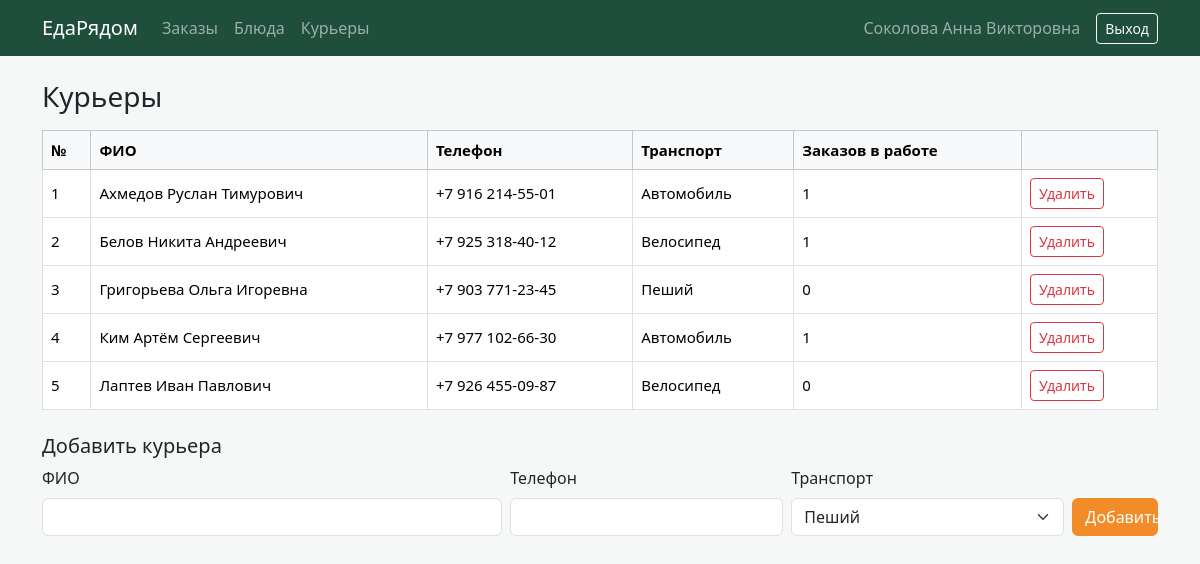
/site/couriers.php (signed in), run on the app's committed database.
### tables this page shows
CREATE TABLE couriers (
    id_courier INT AUTO_INCREMENT PRIMARY KEY,
    fio        VARCHAR(100) NOT NULL,
    phone      VARCHAR(20)  NOT NULL,
    transport  ENUM('Пеший', 'Велосипед', 'Автомобиль') NOT NULL
);

### site/couriers.php (the view, shortened to what this page needs)
<?php
require 'db.php';
$transports = ['Пеший', 'Велосипед', 'Автомобиль'];
$form = ['fio' => '', 'phone' => '', 'transport' => 'Пеший'];
$couriers = $pdo->query(
    "SELECT c.*, COUNT(o.id_order) AS active
     FROM couriers c
     LEFT JOIN orders o ON o.id_courier = c.id_courier AND o.status IN ('Готовится', 'В пути')
     GROUP BY c.id_courier, c.fio, c.phone, c.transport
     ORDER BY c.fio"
)->fetchAll();
require 'header.php';
?>
<h3 class="mb-3">Курьеры</h3>
<table class="table table-bordered table-hover">
    <thead class="table-light">
        <tr><th>№</th><th>ФИО</th><th>Телефон</th><th>Транспорт</th><th>Заказов в работе</th><th></th></tr>
    </thead>
    <tbody>
    <?php foreach ($couriers as $courier): ?>
        <tr>
            <td><?= $courier['id_courier'] ?></td>
            <td><?= htmlspecialchars($courier['fio']) ?></td>
            <td><?= htmlspecialchars($courier['phone']) ?></td>
            <td><?= $courier['transport'] ?></td>
            <td><?= $courier['active'] ?></td>
            <td>
                <form method="post" onsubmit="return confirm('Удалить курьера?')">
                    <button class="btn btn-sm btn-outline-danger" name="delete" value="<?= $courier['id_courier'] ?>">Удалить</button>
                </form>
            </td>
        </tr>
    <?php endforeach; ?>
    </tbody>
</table>
<h5 class="mt-4">Добавить курьера</h5>
<form class="row g-2 mb-4" method="post">
    <div class="col-md-5">
        <label class="form-label" for="fio">ФИО</label>
        <input class="form-control" id="fio" name="fio" value="<?= htmlspecialchars($form['fio']) ?>">
    </div>
    <div class="col-md-3">
        <label class="form-label" for="phone">Телефон</label>
        <input class="form-control" id="phone" name="phone" value="<?= htmlspecialchars($form['phone']) ?>">
    </div>
    <div class="col-md-3">
        <label class="form-label" for="transport">Транспорт</label>
        <select class="form-select" id="transport" name="transport">
            <?php foreach ($transports as $transport): ?>
                <option <?= $transport === $form['transport'] ? 'selected' : '' ?>><?= $transport ?></option>
            <?php endforeach; ?>
        </select>
    </div>
    <div class="col-md-1 d-flex align-items-end">
        <button class="btn btn-primary w-100" name="add">Добавить</button>
    </div>
</form>
<?php require 'footer.php'; ?>

### site/css/style.css (style rules this page uses)
body { background: #f6f8f7; }
.btn-primary { background: #f28c28; border-color: #f28c28; }
.table { background: #fff; font-size: 15px; }
.table td, .table th { vertical-align: middle; }

### data on the page
couriers: id_courier "1", fio "Ахмедов Руслан Тимурович", phone "+7 916 214-55-01", transport "Автомобиль", active "1"
couriers: id_courier "2", fio "Белов Никита Андреевич", phone "+7 925 318-40-12", transport "Велосипед", active "1"
couriers: id_courier "3", fio "Григорьева Ольга Игоревна", phone "+7 903 771-23-45", transport "Пеший", active "0"
couriers: id_courier "4", fio "Ким Артём Сергеевич", phone "+7 977 102-66-30", transport "Автомобиль", active "1"
couriers: id_courier "5", fio "Лаптев Иван Павлович", phone "+7 926 455-09-87", transport "Велосипед", active "0"

### other printed values
$_SESSION['fio'] "Соколова Анна Викторовна"
form field transport "Пеший"
